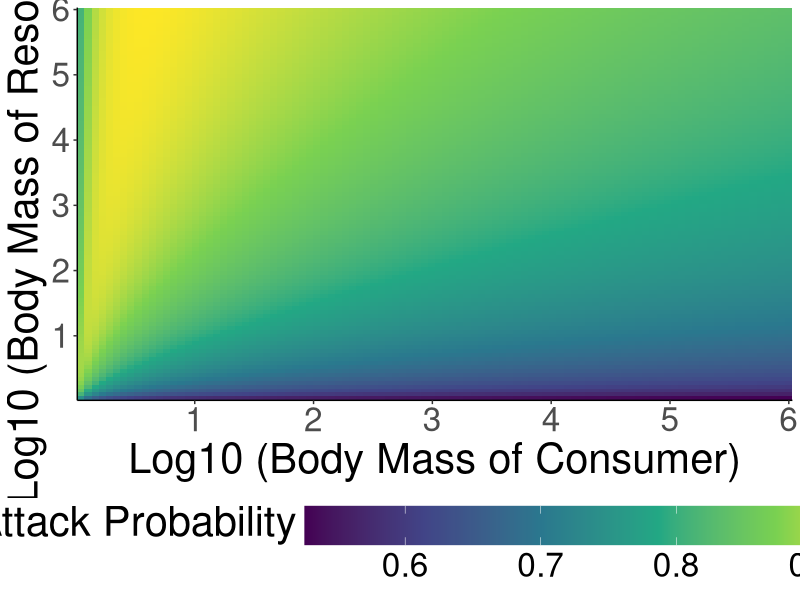
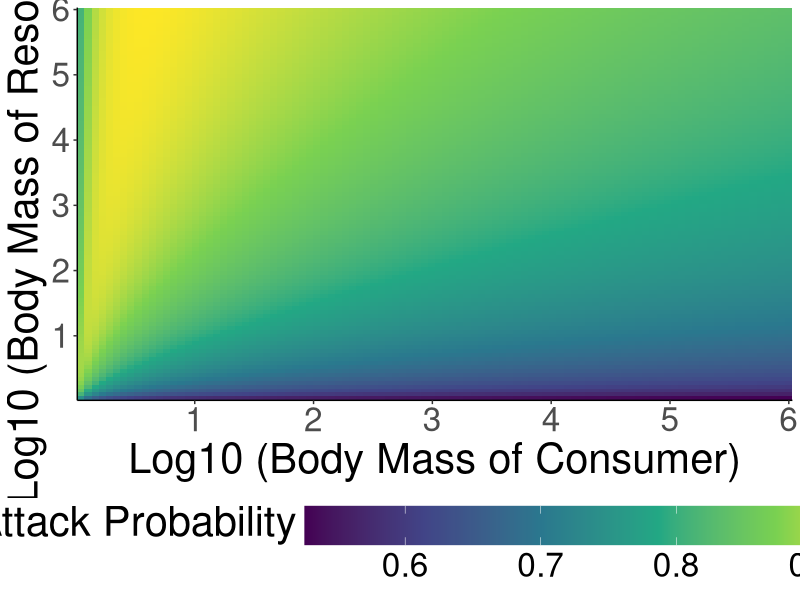

Write the R code that produced these figures, in order.
#######################################
## Plot attack probability changes with mass
#######################################

library(tidyverse)

gpath = "/home/ben/Documents/TangledMT/Paper/Figures/"
setwd(gpath)

Rp = 0.1

masses = seq(log10(1.1), log10(1000000), length.out = 100)
masses = expand.grid(masses, masses) %>%
    rename("mi" = 1, "mj" = 2)

calculateAttackProb = function(mi, mj) {

    Aij = (1/(1 + 0.25*(exp(1)^-(mi^0.33))))*(1/(1 + (log10(Rp*(mi/mj))^2)))^0.2

    return(Aij)

}

masses = masses %>% mutate(Aij = calculateAttackProb(mi, mj))

ggplot(masses, aes(mj,mi, fill = Aij)) +
    geom_raster() +
    theme_classic() +
    scale_fill_viridis_c() +
    labs(x = "Log10 (Body Mass of Consumer)", y = "Log10 (Body Mass of Resource)", fill = "Attack Probability") +
    theme(text = element_text(size = 30)) +
    scale_y_continuous(expand = c(0, 0)) +
    scale_x_continuous(expand = c(0, 0)) +
    theme(legend.position = "bottom",
    legend.key.size = unit(1, 'cm'), #change legend key size
    legend.key.height = unit(1, 'cm'), #change legend key height
    legend.key.width = unit(3, 'cm'),
    legend.title = element_text(vjust = 1))

ggsave(filename = "attackProbability.png", width = 10, height = 10)
